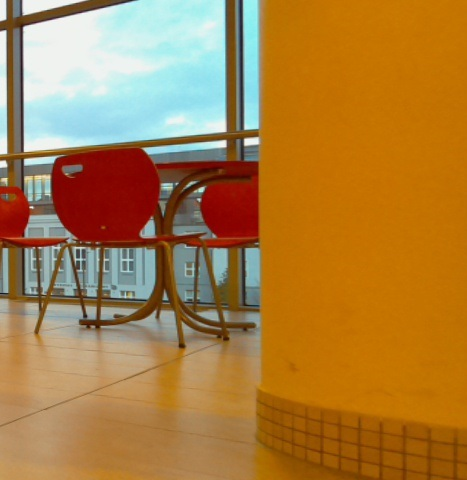
#> input picture street-view/images2/res1.jpg, 467 x 480 px
$ python stitch.py
#> lines starting #> are read from the running program, lines starting #| are printed output that depends on the picture; after the words box and inside, x2 and y2 are one past the last pixel; in counts of white or black regions, pixels touching at a corner belong together
### street-view/sklejanie/pyimagesearch/panorama.py
# import the necessary packages
import numpy as np
import imutils
import cv2
import math


class Stitcher:
    def __init__(self):
        # determine if we are using OpenCV v3.X
        self.isv3 = imutils.is_cv3()

    def stitch(self, images, ratio=0.75, reprojThresh=4.0,
               showMatches=False):
        # unpack the images, then detect keypoints and extract
        # local invariant descriptors from them
        (imageB, imageA) = images
        (kpsA, featuresA) = self.detectAndDescribe(imageA)
        (kpsB, featuresB) = self.detectAndDescribe(imageB)

        # match features between the two images
        M = self.matchKeypoints(kpsA, kpsB,
                                featuresA, featuresB, ratio, reprojThresh)

        # if the match is None, then there aren't enough matched
        # keypoints to create a panorama
        if M is None:
            return None, None, None, None

        # otherwise, apply a perspective warp to stitch the images
        # together
        (matches, H, status) = M
        result = cv2.warpPerspective(imageA, H,
                                     (imageA.shape[1] + imageB.shape[1], imageA.shape[0]))
        result[0:imageB.shape[0], 0:imageB.shape[1]] = imageB

        # check to see if the keypoint matches should be visualized
        if showMatches:
            vis, ptA, ptB = self.drawMatches(imageA, imageB, kpsA, kpsB, matches,
                                   status)

            # return a tuple of the stitched image and the
            # visualization
            return (result, vis, ptA, ptB)

        # return the stitched image
        return result

    def detectAndDescribe(self, image):
        # convert the image to grayscale
        gray = cv2.cvtColor(image, cv2.COLOR_BGR2GRAY)

        # check to see if we are using OpenCV 3.X
        if self.isv3:
            # detect and extract features from the image
            descriptor = cv2.xfeatures2d.SIFT_create()
            (kps, features) = descriptor.detectAndCompute(image, None)

        # otherwise, we are using OpenCV 2.4.X
        else:
            # detect keypoints in the image
            detector = cv2.FeatureDetector_create("SIFT")
            kps = detector.detect(gray)

            # extract features from the image
            extractor = cv2.DescriptorExtractor_create("SIFT")
            (kps, features) = extractor.compute(gray, kps)

        # convert the keypoints from KeyPoint objects to NumPy
        # arrays
        kps = np.float32([kp.pt for kp in kps])

        # return a tuple of keypoints and features
        return (kps, features)

    def matchKeypoints(self, kpsA, kpsB, featuresA, featuresB,
                       ratio, reprojThresh):
        # compute the raw matches and initialize the list of actual
        # matches
        matcher = cv2.DescriptorMatcher_create("BruteForce")
        rawMatches = matcher.knnMatch(featuresA, featuresB, 2)
        matches = []

        # loop over the raw matches
        for m in rawMatches:
            # ensure the distance is within a certain ratio of each
            # other (i.e. Lowe's ratio test)
            if len(m) == 2 and m[0].distance < m[1].distance * ratio:
                matches.append((m[0].trainIdx, m[0].queryIdx))

        # computing a homography requires at least 4 matches
        if len(matches) > 4:
            # construct the two sets of points
            ptsA = np.float32([kpsA[i] for (_, i) in matches])
            ptsB = np.float32([kpsB[i] for (i, _) in matches])

            # compute the homography between the two sets of points
            (H, status) = cv2.findHomography(ptsA, ptsB, cv2.RANSAC,
                                             reprojThresh)

            # return the matches along with the homograpy matrix
            # and status of each matched point
            return (matches, H, status)

        # otherwise, no homograpy could be computed
        return None

    def drawMatches(self, imageA, imageB, kpsA, kpsB, matches, status):
        # initialize the output visualization image
        (hA, wA) = imageA.shape[:2]
        (hB, wB) = imageB.shape[:2]
        vis = np.zeros((max(hA, hB), wA + wB, 3), dtype="uint8")
        vis[0:hA, 0:wA] = imageA
        vis[0:hB, wA:] = imageB

        dist = []
        distx = []
        disty = []
        # loop over the matches
        for ((trainIdx, queryIdx), s) in zip(matches, status):
            # only process the match if the keypoint was successfully
            # matched
            if s == 1:
                # draw the match
                ptA = (int(kpsA[queryIdx][0]), int(kpsA[queryIdx][1]))
                ptB = (int(kpsB[trainIdx][0]) + wA, int(kpsB[trainIdx][1]))
                print(ptA, ptB)
                #cv2.line(vis, ptA, ptB, (0, 255, 0), 1)
                dist.append(self.distance(ptA, ptB))
                distx.append((ptA[1] - ptB[1]))
                disty.append(abs(ptA[0] - ptB[0]))

        # return the visualization
        print("Liczba punktów:", len(dist))
        dist = round(sum(dist) / len(dist))
        distx = round(sum(distx)/len(distx))
        disty = round(sum(disty)/len(disty))
        # print(ptA, ptB, dist, distx, disty)
        cv2.line(vis, ptA, ptB, (0, 0, 255), 1)
        return vis, ptA,ptB

    def distance(self, ptA, ptB):
        return math.sqrt((ptA[0] - ptB[0])**2 + (ptA[1] - ptB[1])**2)

### street-view/stitch.py
# USAGE
# python stitch.py --first images/bryce_left_01.png --second images/bryce_right_01.png

# import the necessary packages
from pyimagesearch.panorama import Stitcher
import argparse
import imutils
import cv2
#
# # construct the argument parse and parse the arguments
# ap = argparse.ArgumentParser()
# ap.add_argument("-f", "--first", required=True,
#                 help="path to the first image")
# ap.add_argument("-s", "--second", required=True,
#                 help="path to the second image")
# args = vars(ap.parse_args())
#
# # load the two images and resize them to have a width of 400 pixels
# # (for faster processing)
# imageA = cv2.imread(args["first"])
# imageB = cv2.imread(args["second"])

img_left_path = 'images2/res1.jpg'
img_right_path = 'images2/img4.jpg'

imageA = cv2.imread(img_left_path)
#> imageA is the input picture: shape (480, 467, 3); mean B, G, R 64.5, 125.6, 170.7
imageB = cv2.imread(img_right_path)
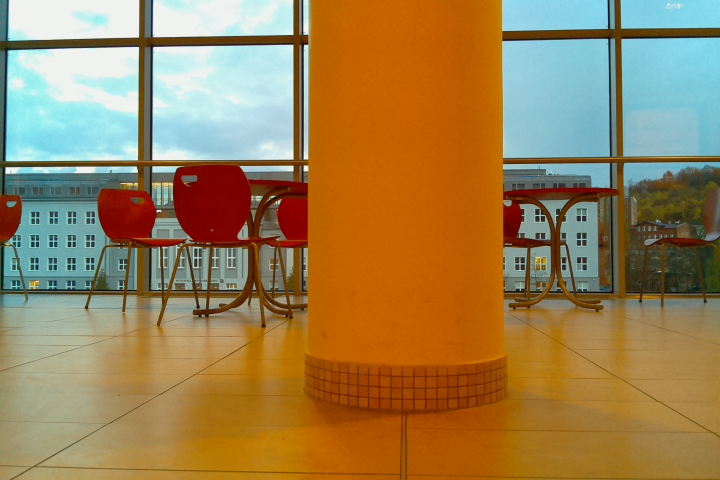
#> input picture street-view/images2/img4.jpg, 720 x 480 px
#> imageB is the input picture: shape (480, 720, 3); mean B, G, R 83.5, 128.3, 155.7

# [6 lines of commented-out code are left out]
stitcher = Stitcher()
(result, vis) = stitcher.stitch([imageA, imageB], showMatches=True)
#> in detectAndDescribe, `gray = cv2.cvtColor(image, cv2.COLOR_BGR2GRAY)`:
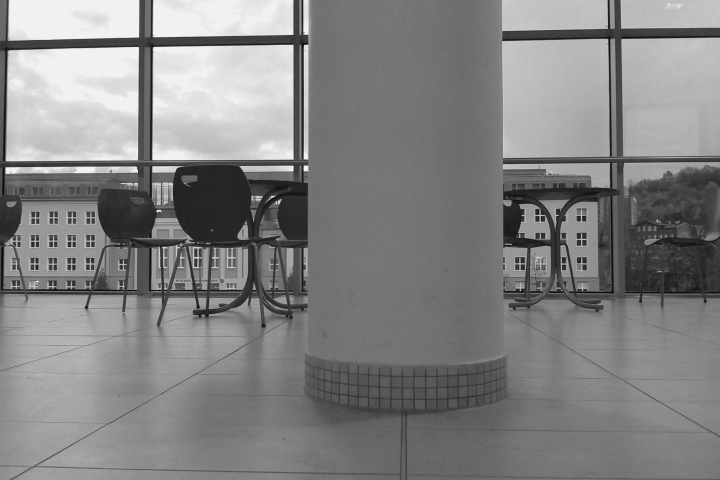
#> gray: shape (480, 720); min 6, max 242, mean 131.4
#> in detectAndDescribe, `kps = detector.detect(gray)`: kps = 959 keypoints; strongest (x, y, size): (9, 170, 4.9), (290, 168, 4.3), (306, 47, 3.2), (155, 169, 4.5)
#> in detectAndDescribe, `kps = np.float32([kp.pt for kp in kps])`: kps = 959 pairs, first value 2.4 to 715.1, second value 5.28 to 463.1
#> in stitch, `(kpsA, featuresA) = self.detectAndDescribe(imageA)`: kpsA has the same summary as kps in detectAndDescribe
#> in detectAndDescribe (call 2), `gray = cv2.cvtColor(image, cv2.COLOR_BGR2GRAY)`:
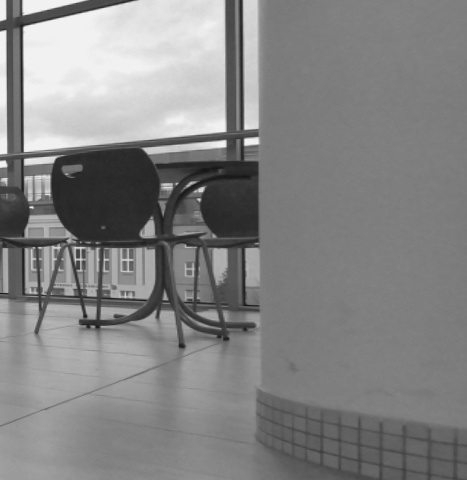
#> gray: shape (480, 467); min 21, max 245, mean 132.1
#> in detectAndDescribe (call 2), `kps = detector.detect(gray)`: kps = 487 keypoints; strongest (x, y, size): (201, 190, 4), (248, 142, 5.8), (222, 144, 5.6), (31, 207, 2.1)
#> in detectAndDescribe (call 2), `kps = np.float32([kp.pt for kp in kps])`: kps = 487 pairs, first value 3.26 to 321.3, second value 9.75 to 451.6
#> in stitch, `(kpsB, featuresB) = self.detectAndDescribe(imageB)`: kpsB has the same summary as kps in detectAndDescribe
#> in matchKeypoints, `rawMatches = matcher.knnMatch(featuresA, featuresB, 2)`: rawMatches = 959 matches
#> after the loop in matchKeypoints, `for m in rawMatches:`: matches = 157 pairs, first value 0 to 485, second value 8 to 947
#> in matchKeypoints, `ptsA = np.float32([kpsA[i] for (_, i) in matches])`: ptsA = 157 pairs, first value 5.84 to 690.6, second value 26.43 to 396.4
#> in matchKeypoints, `ptsB = np.float32([kpsB[i] for (i, _) in matches])`: ptsB = 157 pairs, first value 3.26 to 321.3, second value 14.19 to 451.6
#> in matchKeypoints, `(H, status) = cv2.findHomography(ptsA, ptsB, cv2.RANSAC, reprojThresh)`: H = [[0.986, 0.0179, -132.7], [-0.254, 0.934, 17.58], [-0.00103, 2.41e-05, 1]]; status = 157 values, max 1 at index 12, min 0 at index 0, mean 0.675
#> in stitch, `result[0:imageB.shape[0], 0:imageB.shape[1]] = imageB`:
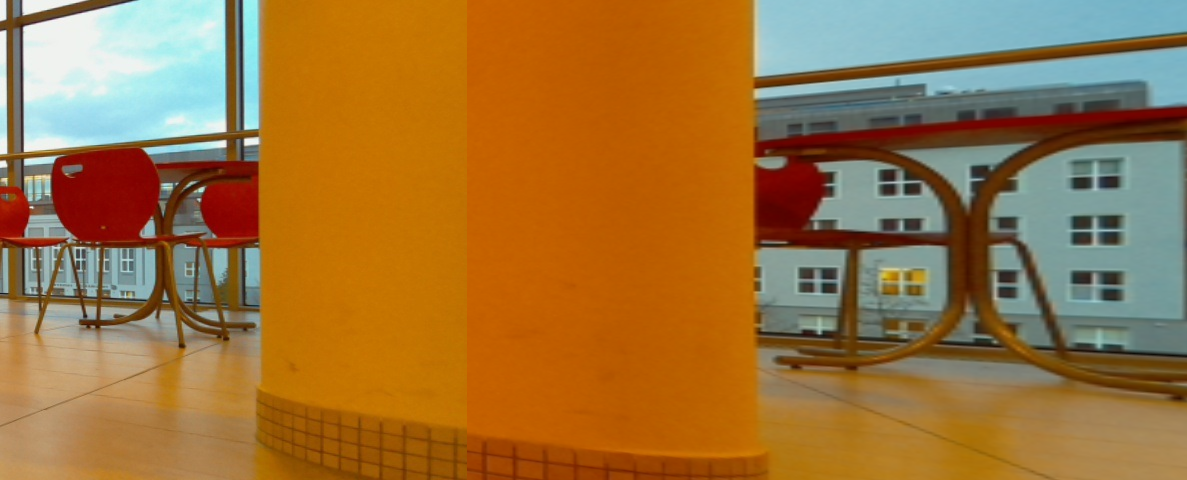
#> result: shape (480, 1187, 3); mean B, G, R 59.9, 114.8, 157.5
#> in drawMatches, `vis[0:hA, 0:wA] = imageA`:
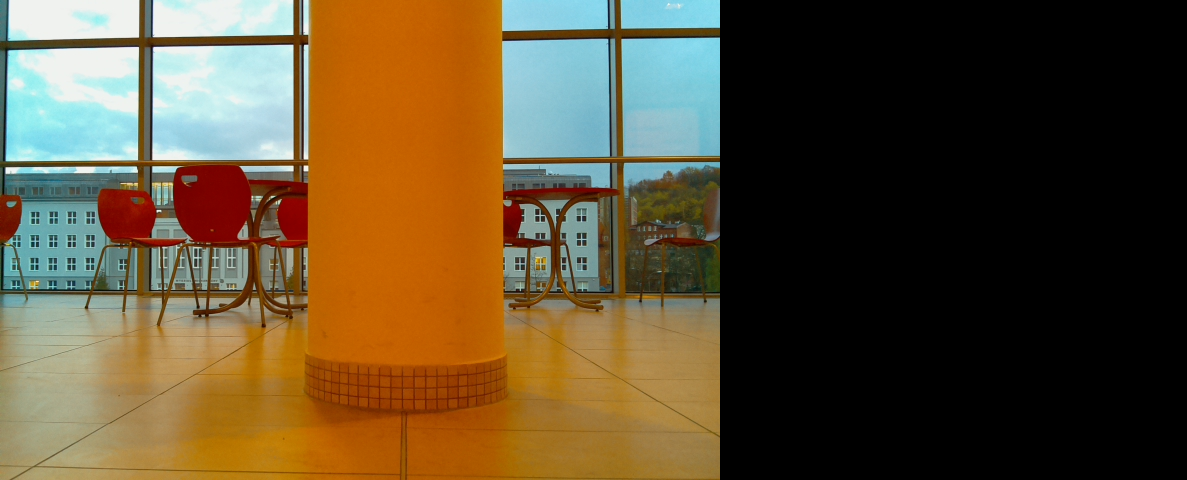
#> vis: shape (480, 1187, 3); mean B, G, R 50.6, 77.8, 94.5
#> in drawMatches, `vis[0:hB, wA:] = imageB`:
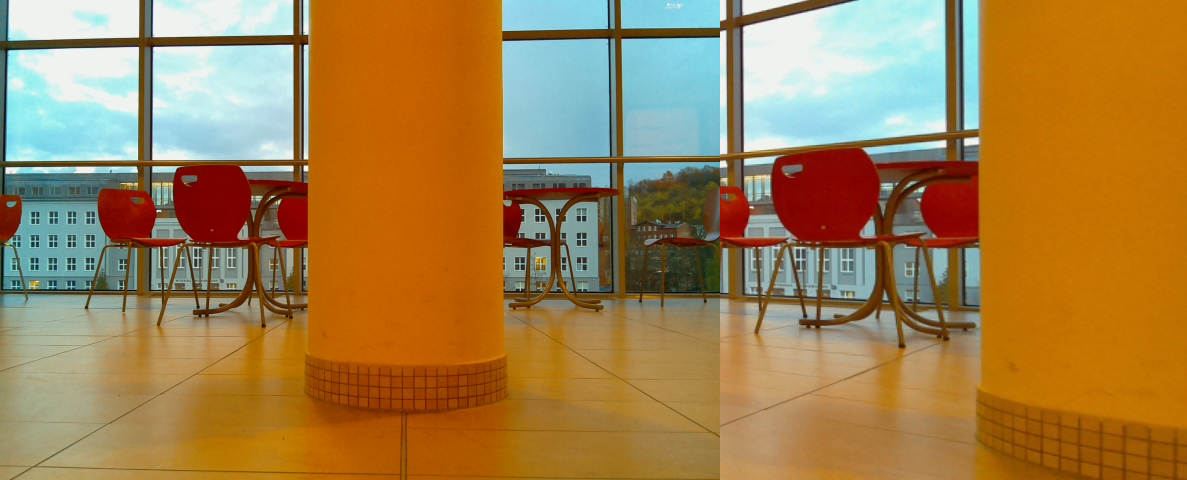
#> vis: shape (480, 1187, 3); mean B, G, R 76, 127.2, 161.6
#> the loop in drawMatches, `for ((trainIdx, queryIdx), s) in zip(matches, status):` made 157 passes
#> (trainIdx, queryIdx, s, ptA, ptB) on passes 13, 16, 17, 18, 19, 20, 21, 22, 23, 24, 25, 26: (0, 293, [1], (132, 240), (723, 239)), (9, 315, [1], (146, 34), (735, 14)), (12, 316, [1], (147, 49), (735, 31)), (17, 317, [1], (147, 194), (739, 190)), (16, 318, [1], (148, 215), (739, 214)), (25, 322, [1], (151, 223), (745, 221)), (27, 323, [1], (153, 249), (746, 249)), (28, 324, [1], (153, 249), (746, 249)), (30, 325, [1], (154, 235), (747, 234)), (31, 326, [1], (154, 235), (747, 234)), (41, 330, [1], (155, 285), (750, 285)), (34, 332, [1], (155, 169), (747, 161))
#> (ptA, ptB) on passes 61, 64, 65, 66, 67, 68: ((197, 306), (804, 315)), ((201, 322), (809, 337)), ((202, 301), (811, 311)), ((202, 315), (812, 326)), ((202, 315), (812, 326)), ((204, 286), (811, 292))
#| (132, 240) (723, 239)
#| (146, 34) (735, 14)
#| (147, 49) (735, 31)
#| (147, 194) (739, 190)
#| (148, 215) (739, 214)
#| (151, 223) (745, 221)
#| (153, 249) (746, 249)
#| (153, 249) (746, 249)
#> (further printed lines are left out)
#> after the loop in drawMatches, `for ((trainIdx, queryIdx), s) in zip(matches, status):`: dist = 106 values, max 667.3 at index 105, min 588.3 at index 2, mean 617.8; distx = 106 values, max 30 at index 101, min -26 at index 91, mean -0.868; disty = 106 values, max 667 at index 105, min 588 at index 2, mean 617.7
#| Liczba punktów: 106
#> in drawMatches, `dist = round(sum(dist) / len(dist))`: dist = 618
#> in drawMatches, `distx = round(sum(distx)/len(distx))`: distx = -1
#> in drawMatches, `disty = round(sum(disty)/len(disty))`: disty = 618
#> in drawMatches, `cv2.line(vis, ptA, ptB, (0, 0, 255), 1)`:
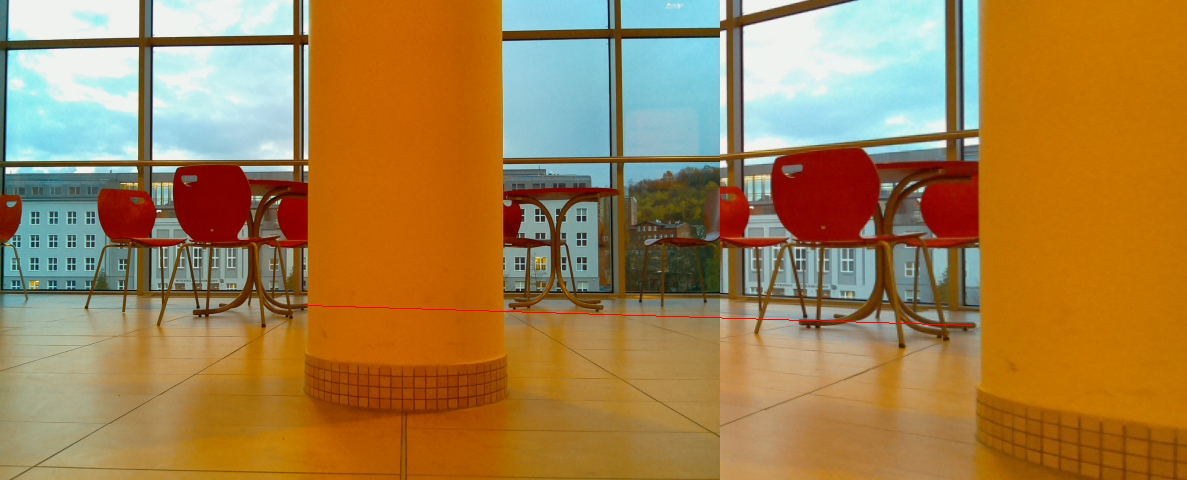
#> vis: shape (480, 1187, 3); 0.12% of pixels changed, all inside (x1, y1, x2, y2) = (305, 305, 973, 326)
#> in stitch, `vis, ptA, ptB = self.drawMatches(imageA, imageB, kpsA, kpsB, matches, ..`: ptA = (305, 305); ptB = (972, 325)
#> (the run stopped early here; a loop or call above may not have finished)
